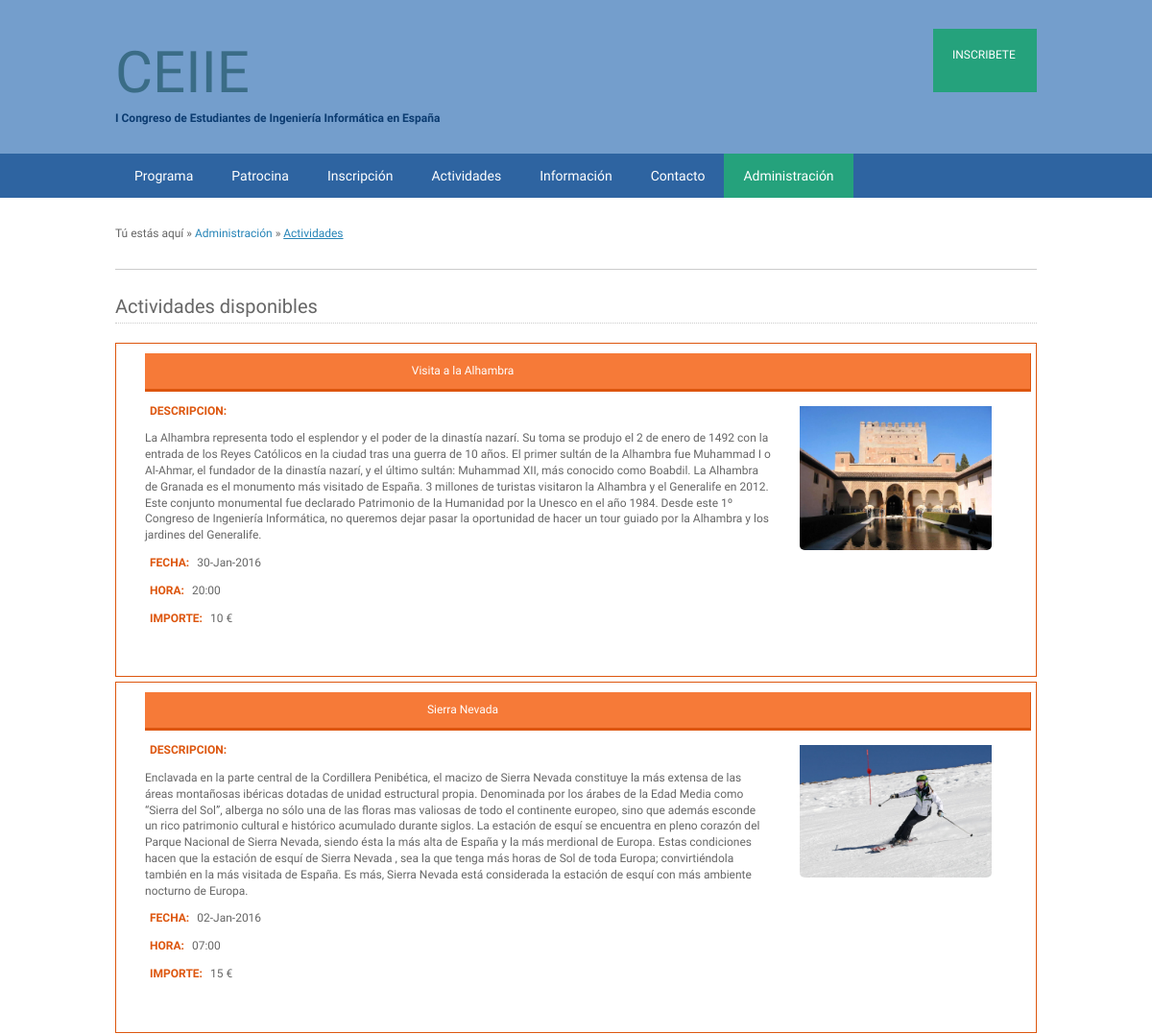
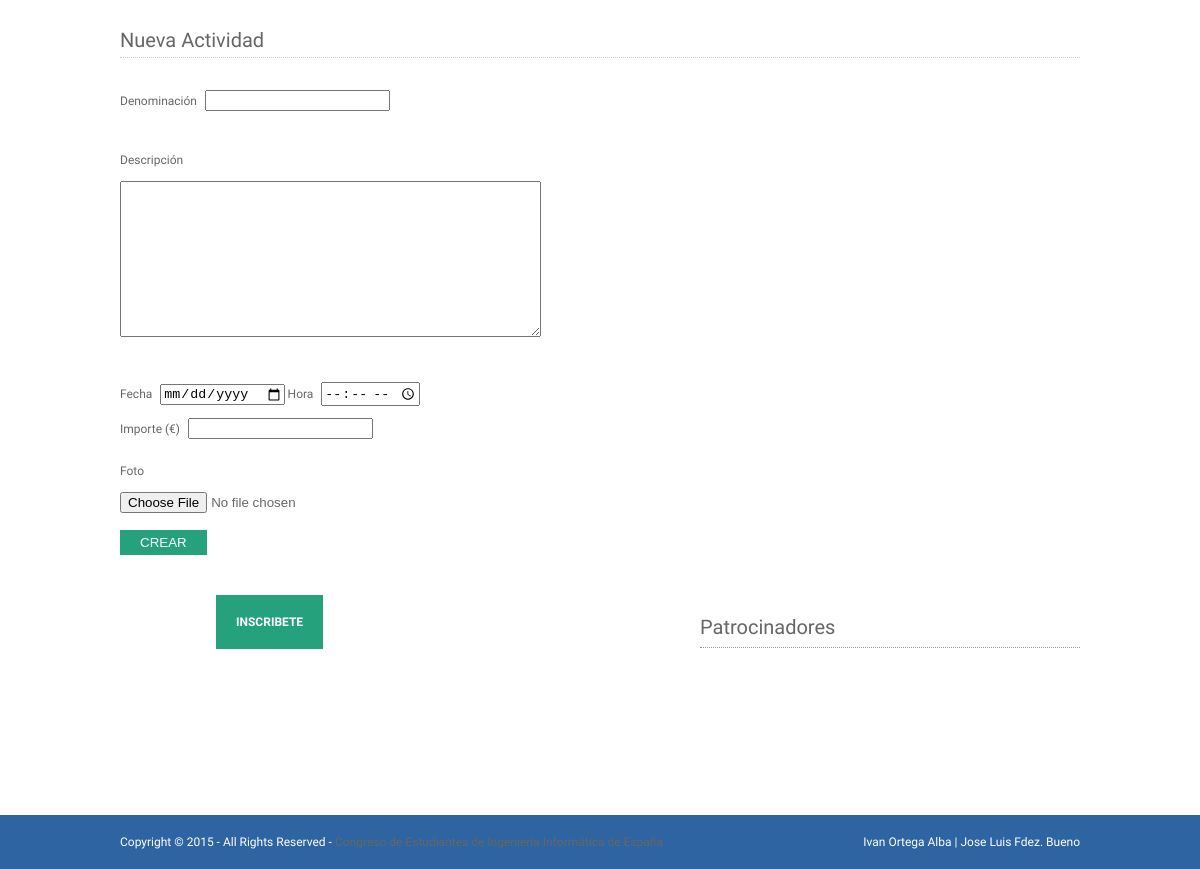
The page /index.php?page=actividades (signed in) on the database its author committed (2 pictures, top to bottom).
### tables this page shows
CREATE TABLE IF NOT EXISTS `actividad` (
`idActividad` int(11) NOT NULL,
  `denominacion` varchar(200) NOT NULL,
  `descripcion` text NOT NULL,
  `fecha` date NOT NULL,
  `hora` time NOT NULL,
  `importe` int(11) NOT NULL,
  `foto` varchar(250) NOT NULL
);

### php/database/ORM.php (called while the page is built, shortened)
<?php
class ORM {
    private $conexion;
    function ORM() {
        $this->conexion = mysql_connect(DB_HOST, DB_USER, DB_PASS)
                or exit('No se pudo conectar con el servidor MySQL');
        $this->abreBD = mysql_select_db(DB_NAME, $this->conexion);
    }
    function query($query) {
        return mysql_query($query, $this->conexion);
    }
}

### php/model/containers/Contenedor.php (called while the page is built, shortened)
<?php
include_once 'php/database/ORM.php';;
class Contenedor {
    public function __construct() {
        $this->orm = new ORM();
    }
}

### php/model/containers/ContenedorActividad.php (called while the page is built, shortened)
<?php
include_once 'php/model/Actividad.php';
class ContenedorActividad extends Contenedor {
    function getAll() {
        $actividades = array();
        $query = "SELECT * FROM actividad";
        $resultRow = $this->orm->query($query);
        while ($r = mysql_fetch_array($resultRow)) {
            $actividades[] = new Actividad($r);
        }
        return $actividades;
    }
}

### php/model/Actividad.php (called while the page is built, shortened)
<?php
class Actividad {
    public $denominacion;
    public $descripcion;
    public $fecha;
    public $hora;
    public $importe;
    public $foto;
    function __construct() {
        $params = func_get_args();
        $num_params = func_num_args();
        $funcion_constructor = '__construct' . $num_params;
    }
    function __construct7($id, $denominacion, $descripcion, $fecha, $hora, $importe, $foto) {
        $this->denominacion = $denominacion;
        $this->descripcion = $descripcion;
        $this->fecha = $fecha;
        $this->hora = $hora;
        $this->importe = $importe;
        $this->foto = $foto;
    }
    function getDenominacion() {
        return $this->denominacion;
    }
    function getDescripcion() {
        return $this->descripcion;
    }
    function getFechaEU() {
        return date("d-M-Y", strtotime($this->fecha));
    }
    function getHora() {
        return date("H:i", strtotime($this->hora));
    }
    function getImporte() {
        return $this->importe;
    }
    function getFoto() {
        return $this->foto;
    }
}

### pages/actividades.php (the view, shortened to what this page needs)
<?php
include_once 'php/model/containers/ContenedorActividad.php';
$cActividad = new ContenedorActividad();
?>
<div class="wrapper col3">
    <div id="breadcrumb">
        <ul>
            <li class="first">Tú estás aquí</li>
            <li>&#187;</li>
            <li><a href="#">Administración</a>
            </li>
            <li>&#187;</li>
            <li class="current"><a href="#">Actividades</a>
            </li>
        </ul>
    </div>
</div>
<div class="wrapper col5">
    <div id="container">
        <h2>Actividades disponibles</h2>
        <div id="actividades" class="lista-actividades">
            <?php
            $lActividades = $cActividad->getAll();
            foreach ($lActividades as $a) {
                ?>
                <div id="actividad-<?php $a->getId() ?>" class="actividades elemento-listado">
                    <p class="titulo-elemento-listado"><?php echo $a->getDenominacion() ?>
                    <img src="<?php echo DIR_FOTOS_ACT . $a->getFoto() ?>" class="foto-listado" alt="Foto de la actividad<?php $a->getId() ?>">
                    <p><strong>Descripcion: </strong></p><p><?php echo $a->getDescripcion() ?></p>
                    <p><strong>Fecha: </strong><?php echo $a->getFechaEU() ?></p>
                    <p><strong>Hora: </strong><?php echo $a->getHora() ?> </p>
                    <p><strong>Importe: </strong><?php echo $a->getImporte() ?> €</p>
                </div>
                <?php
            }
            ?>
        </div>
        <br><br>
        <h2>Nueva Actividad</h2>
        <form action="index.php?page=actividades" method="POST" enctype="multipart/form-data">
            <fieldset>
                <p>
                    <label for="denominacion">Denominación</label>
                    <input type="text" name="denominacion" placeholder="" required/>
                </p>
                <br>
                <p><label for="descripcion">Descripción</label></p>
                <p><textarea rows="10" cols="50" id="descripcion" name="descripcion" required></textarea></p>
                <br>
                <p>
                    <label for="fecha">Fecha</label>
                    <input type="date" name="fecha" required />
                    <label for="hora">Hora</label>
                    <input type="time" name="hora" required/>
                </p>
                <p>
                    <label for="importe">Importe (€)</label>
                    <input type="number" name="importe" required/>
                </p>
                <fieldset>
                    <p><label for="foto">Foto</label></p>
                    <input type="file" id="foto" name="foto">
                </fieldset>
                <br>
                <input type="submit" class="btn-default" name="crear" value="Crear">
            </fieldset>
        </form>
    </div>
</div>

### head.php (shortened to what this page needs)
<!DOCTYPE html>
<html xmlns="http://www.w3.org/1999/xhtml">
    <head>
        <link rel="stylesheet" href="layout/styles/layout.css" type="text/css" />
        <link rel="stylesheet" href="//maxcdn.bootstrapcdn.com/font-awesome/4.3.0/css/font-awesome.min.css"/>
    </head>

### header.php (shortened to what this page needs)
<body id="top">
    <div class="wrapper col1">
        <div id="header">
            <div id="logo">
                <h1><a href="index.php">CEIIE</a></h1>
                <p><strong>I Congreso de Estudiantes de Ingeniería
                        Informática en España</strong>
                </p>
            </div>
            <?php
            if (isset($_SESSION['usuario'])) {
                if ($_SESSION['inscrito']) {
                    ?>
                    <a href="index.php?page=mi-inscripcion" id="inscribete" class="btn-grande btn-verde fl_right">MI INSCRIPCIÓN</a>
                    <?php
                } else {
                    ?>
                    <a href="index.php?page=inscripcion" id="inscribete" class="btn-grande btn-verde fl_right">INSCRIBETE</a>
                <?php }
} ?>
            <br class="clear" />
        </div>
    </div>
    <div class="wrapper col2">
        <div id="topbar">
            <div id="topnav">
                <ul>
                    <li><a href="index.php?page=programa">Programa</a>
                    </li>
                    <li><a href="index.php?page=patrocina">Patrocina</a>
                    </li>
                    <li><a href="index.php?page=inscripcion">Inscripción</a>
                    </li>
                    <li><a href="#">Actividades</a>
                    </li>
                    <li><a href="#">Información</a>
                    </li>
                    <li><a href="index.php?page=contacto">Contacto</a>
                    </li>
<?php if (isset($_SESSION['usuario'])) { ?>
                        <li id="nav-admin"><a href="#" class="color-admin">Administración</a>
                        </li>
<?php } ?>
                </ul>
            </div>
            <br class="clear" />
        </div>
    </div>

### index.php (shortened to what this page needs)
<?php
include_once('head.php');
include_once('header.php');
$treePages = Array(
    "programa" => Array(
        "agiles" => 'pages/programas/agiles.php',
        "ifml" => 'pages/programas/ifml.php',
        "prince" => 'pages/programas/prince.php',
        "windows" => 'pages/programas/windows.php',
        "unix" => 'pages/programas/unix.php',
        "ios" => 'pages/programas/ios.php',
        "visualizacion" => 'pages/programas/visualizacion.php',
        "digitalizacion" => 'pages/programas/digitalizacion.php',
        "realidad_aumentada" => 'pages/programas/realidad_aumentada.php',
        "paralela" => 'pages/programas/paralela.php',
        "distribuidos" => 'pages/programas/distribuidos.php',
        "tiempo_real" => 'pages/programas/tiempo_real.php',
        "db_multidimensionales" => 'pages/programas/db_multidimensionales.php',
        "db_oo" => 'pages/programas/db_oo.php',
        "db_distribuidos" => 'pages/programas/db_distribuidos.php',
        "haptica" => 'pages/programas/haptica.php',
        "wereables" => 'pages/programas/wereables.php',
        "realidad_virual" => 'pages/programas/realidad_virtual.php',
        "procesadores" => 'pages/programas/procesadores.php',
        "traductores" => 'pages/programas/traductores.php',
        "habla" => 'pages/programas/habla.php'),
    "patrocina" => 'pages/patrocina.php',
    "inscripcion" => 'pages/inscripcion.php',
    "alhambra" => 'pages/alhambra.php',
    "sierra_nevada" => 'pages/sierra_nevada.php',
    "etsiit" => 'pages/etsiit.php',
    "granada" => 'pages/granada.php',
    "contacto" => 'pages/contacto.php',
    "registroUsuario" => 'pages/registroUsuario.php',
    "cuotas" => 'pages/cuotas.php',
    "actividades" => 'pages/actividades.php',
    "logout" => 'php/logout.php'
);
if (isset($_GET['page']) && $treePages[$_GET['page']]) {
    if ($_GET['page'] != "programa") {
        include_once $treePages[$_GET['page']];
    }
} else {
    include_once 'contain.php';
}
include_once('footer.php');
?>

### footer.php (shortened to what this page needs)
<div class="wrapper col6">
    <div id="footer">
        <?php if (!isset($_SESSION['usuario'])) { ?>
            <div id="login">
                <h2>Login</h2>
                <p>Accede y gestiona tu participación en el CEIIE.</p>
                <form action="index.php" method="post">
                    <fieldset>
                        <div class="fl_left">
                            <input type="text" name="usuario" value="" placeholder="Introduce tu email" />
                            <input type="password" name="password" value="" placeholder="Contraseña" />
                        </div>
                        <div class="fl_right">
                            <input type="submit" class="btn-default" name="login" id="login_go" value="Sign In" />
                        </div>
                    </fieldset>
                    <div class="<?php if (isset($claseMensaje)) echo $claseMensaje; ?>"><?php if (isset($mensaje)) echo $mensaje; ?></div>
                </form>
                <p><a href="#">&raquo; No recuerdo la contraseña</a> | <a href="index.php?=registroUsuario">Crear una cuenta</a>
                </p>
            </div>
            <?php
        }else {
            if ($_SESSION['inscrito']) {
                ?>
                <a href="index.php?page=mi-inscripcion" id="inscribete" class="btn-grande btn-verde">MI INSCRIPCIÓN</a>
                <?php
            } else {
                ?>
                <a href="index.php?page=inscripcion" id="inscribete" class="btn-grande btn-verde">INSCRIBETE</a>
        <?php }} ?>
        <div id="patrocinadores" class="footbox-2">
            <h2>Patrocinadores</h2>
            <div id="slideshow">
            </div>
        </div>
        <br class="clear" />
    </div>
</div>
<div class="wrapper col7">
    <div id="copyright">
        <p class="fl_left">Copyright &copy; 2015 - All Rights Reserved - <a href="#">Congreso de Estudiantes de Ingeniería Informática de España</a>
        </p>
        <p class="fl_right">Ivan Ortega Alba | Jose Luis Fdez. Bueno</p>
        <br class="clear" />
    </div>
</div>
</body>
</html>

### layout/styles/layout.css (style rules this page uses)
html { overflow-y: scroll; }
body { margin: 0; padding: 0; font-size: 12px; font-family: 'Raleway', sans-serif; color: #FFFFFF; background-color: #2E64A1; }
a { outline: none; text-decoration: none; }
.fl_left, .imgl { float: left; }
.fl_right, .imgr { float: right; }
div.wrapper { display: block; width: 100%; margin: 0; text-align: left; }
div.wrapper h1, div.wrapper h2, div.wrapper h3, div.wrapper h4, div.wrapper h5, div.wrapper h6 { margin: 0 0 20px 0; padding: 0 0 8px 0; font-size: 20px; font-weight: normal; }
.col1 { color: #0B3B70; background-color: #749ECC; }
.col2 { color: #FFFFFF; background-color: #2E64A1; }
.col3, .col4, .col5 { color: #666666; background-color: #FFFFFF; }
.col6 { color: #666666; background-color: white; }
.col6 a { color: #666666; background-color: none; text-decoration-color: none; }
.col7, .col7 a { color: #666666; background-color: #2E64A1; }
#header, #topbar, #intro, #services, #breadcrumb, #container, #footer, #copyright { display: block; position: relative; width: 960px; margin: 0 auto; }
#header { padding: 30px 0; }
#header #logo { display: block; float: left; width: 400px; margin-top: 10px; }
#header #logo h1, #header #logo p { margin: 0; padding: 0; line-height: normal; }
#header #logo p { font-size: 12px; }
#header #logo h1 { margin: 0 0 5px 0; padding: 0; font-size: 60px; border: none; }
#header h1 a { color: #3A6C86; }
#topbar { z-index: 1000; }
#breadcrumb { padding: 30px 0; border-bottom: 1px solid #CCCCCC; }
#breadcrumb a { color: #2684B7; background-color: #FFFFFF; }
#breadcrumb ul { margin: 0; padding: 0; list-style: none; }
#breadcrumb ul li { display: inline; }
#breadcrumb ul li.current a { text-decoration: underline; }
#container { padding: 30px 0; line-height: 1.4em; }
#container h1, #container h2, #container h3, #container h4, #container h5, #container h6 { padding-bottom: 8px; border-bottom: 1px dotted #CCCCCC; }
#container img { max-width: 700px; margin: 30px; }
#footer { padding: 30px 0; }
#footer h2 { margin-bottom: 10px; border-bottom: 1px dotted #999999; }
#footer p, #footer ul, #footer a { margin: 0; padding: 0; font-weight: normal; list-style: none; line-height: normal; background-color: none; }
#footer .footbox-2 { display: block; float: right; width: 380px; margin: 0 0 0 30px; overflow: hidden; height: 170px; }
#copyright { padding: 20px 0; }
#copyright p { margin: 0; padding: 0; text-decoration: none; color: white; }
#topnav li a.color-admin, #topnav #nav-admin a, btn-verde, .btn-default { background-color: #25A27C; }
.elemento-listado { padding:10px 5px 40px 30px; border: 1px solid #DD560E; margin-top:5px; }
.elemento-listado strong { color: #DD560E; text-transform: uppercase; padding-left:5px; margin-right:5px; }
.elemento-listado .titulo-elemento-listado { background-color:#F67A38; color:white; text-align:center; padding: 10px; margin: 0px ; border-bottom: 3px solid #DD560E; border-right: 1px solid #DD560E; }
.foto-listado { float:right; display: block; margin: 0; padding: 15px 0px 0px 0px; border: 0; width: 200px; border-radius:5px; }

### layout/styles/navi.css (style rules this page uses)
#topnav { display: block; float: left; width: 100%; margin: 0; padding: 0; list-style: none; font-size: 14px; font-weight: normal; color: #FFFFFF; background-color: #2E64A1; }
#topnav ul, #topnav li { float: left; list-style: none; margin: 0; padding: 0; }
#topnav li a:link, #topnav li a:visited, #topnav li a:hover { display: block; margin: 0; padding: 15px 20px; color: #FFFFFF; background-color: #2E64A1; }

### layout/styles/forms.css (style rules this page uses)
form, fieldset, legend { margin: 0; padding: 0; border: none; }
form label { margin-right: 5px; }
.btn-default { margin: 0; margin-right: 5px; padding: 5px 20px 5px 20px; text-transform: uppercase; color: #FFFFFF; background-color: #25A27C; border-color: None; border:none; }
a.btn-grande { padding: 20px; margin: 0; text-transform: uppercase; color: #FFFFFF; background-color: #25A27C; border-color: None; cursor: pointer; width: 68px; height: 26px; }
#footer #inscribete { padding: 20px; margin-top: 30px; margin-left: 10%; color: white; font-weight: 600; text-transform: uppercase; background-color: #25A27C; cursor: pointer; }

### layout/styles/slider.css (style rules this page uses)
#slideshow { position:relative; height:200px; overflow: hidden; padding:0; }

### rows shown on the page
actividad: denominacion "Visita a la Alhambra", foto (picture), descripcion "La Alhambra representa todo el esplendor y el poder de la dinastía nazarí. Su toma se produjo el 2 de enero de 1492 con la entrada de los Reyes Católicos en la ciudad tras una guerra de 10 años. El primer sultán de la Alhambra fue Muhammad I o Al-Ahmar, el fundador de la dinastía nazarí, y el último sultán: Muhammad XII, más conocido como Boabdil. La Alhambra de Granada es el monumento más visitado de España. 3 millones de turistas visitaron la Alhambra y el Generalife en 2012. Este conjunto monumental fue declarado Patrimonio de la Humanidad por la Unesco en el año 1984. Desde este 1º Congreso de Ingeniería Informática, no queremos dejar pasar la oportunidad de hacer un tour guiado por la…", fecha "30-Jan-2016", hora "20:00", importe "10"
actividad: denominacion "Sierra Nevada", foto (picture), descripcion "Enclavada en la parte central de la Cordillera Penibética, el macizo de Sierra Nevada constituye la más extensa de las áreas montañosas ibéricas dotadas de unidad estructural propia. Denominada por los árabes de la Edad Media como “Sierra del Sol”, alberga no sólo una de las floras mas valiosas de todo el continente europeo, sino que además esconde un rico patrimonio cultural e histórico acumulado durante siglos. La estación de esquí se encuentra en pleno corazón del Parque Nacional de Sierra Nevada, siendo ésta la más alta de España y la más merdional de Europa. Estas condiciones hacen que la estación de esquí de Sierra Nevada , sea la que tenga más horas de Sol de toda Europa;…", fecha "02-Jan-2016", hora "07:00", importe "15"
